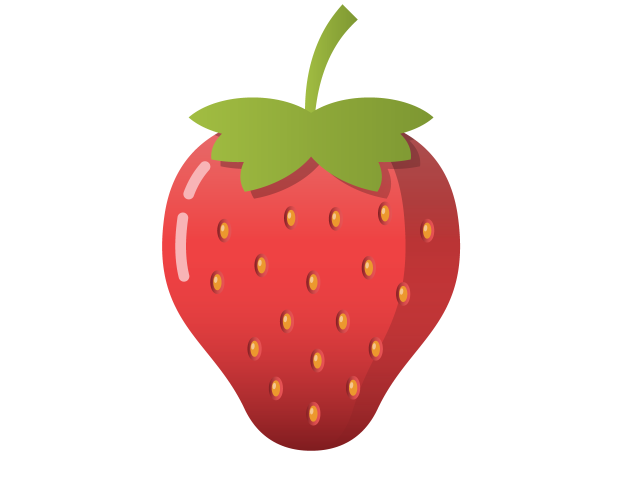
#> input picture COMP9517/labs/lab03/pics/strawberry.png, 1255 x 977 px (shown at 1/2 size)
$ jupyter execute --allow-errors lab03.ipynb   (shell and % lines are left out)   (older library calls are emulated)
#> lines starting #> are read from the running program, lines starting #| are printed output that depends on the picture
# Lab03 - Image Segmentation

[cell 1]
import numpy as np
import cv2

from PIL import Image

import matplotlib.pyplot as plt
import matplotlib as mpl
mpl.rcParams['figure.dpi'] = 300

from scipy import ndimage as ndi
from sklearn.cluster import MeanShift
from skimage.morphology import watershed
from skimage.feature import peak_local_max

## Question 1

[cell 2]
strawberry = Image.open("./pics/strawberry.png")
#> strawberry is the input picture: PIL image 1255x977 RGBA; mean R, G, B, A 216.9, 187.8, 181.3, 67.7
plt.imshow(strawberry)
strawberry.thumbnail((100,100))
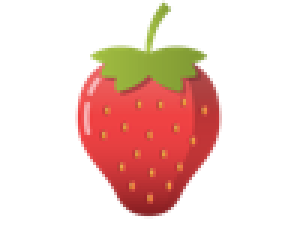
#> strawberry: PIL image 100x78 RGBA (shown 3 times larger); mean R, G, B, A 56, 25.5, 18, 67.7; transparent parts drawn white
